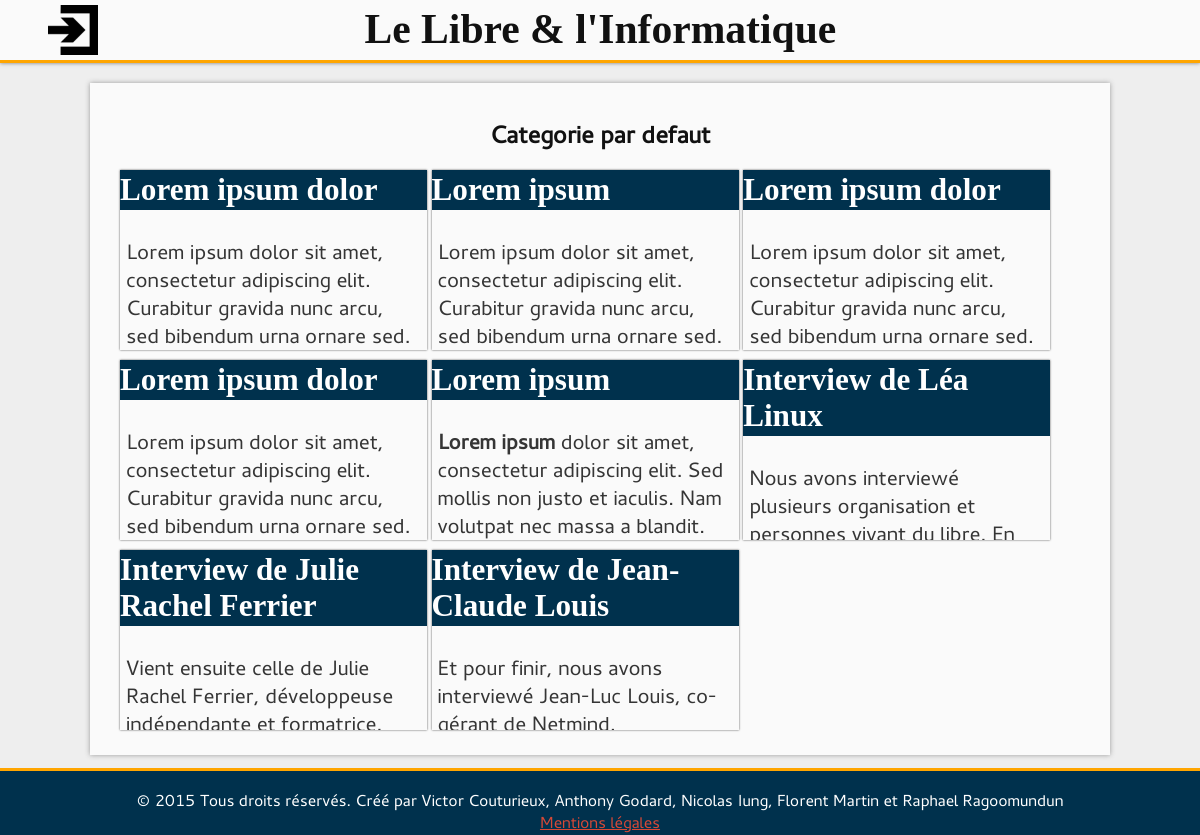
Screenshot of /categorie/?id=1 with the database file from the repository.
### tables this page shows
CREATE TABLE `Categorie` (
  `id_Categorie` int(10) unsigned NOT NULL AUTO_INCREMENT,
  `intitule_Categorie` varchar(255) NOT NULL,
  `description_Categorie` text NOT NULL,
  PRIMARY KEY (`id_Categorie`)
);

CREATE TABLE `Article` (
  `id_Article` int(10) unsigned NOT NULL AUTO_INCREMENT,
  `contenu_Article` text NOT NULL,
  `date_parution_Article` timestamp NOT NULL DEFAULT CURRENT_TIMESTAMP,
  `nom_Article` varchar(255) NOT NULL,
  `Categorie_Article` int(10) unsigned NOT NULL,
  `last_modification_Article` int(10) unsigned NOT NULL,
  `Auteur_Article` int(10) unsigned NOT NULL,
  PRIMARY KEY (`id_Article`,`Categorie_Article`,`last_modification_Article`,`Auteur_Article`),
  KEY `article-categorie-link` (`Categorie_Article`),
  KEY `article-modification-link` (`last_modification_Article`),
  KEY `article-to-author-link` (`Auteur_Article`),
  CONSTRAINT `article-categorie-link` FOREIGN KEY (`Categorie_Article`) REFERENCES `Categorie` (`id_Categorie`),
  CONSTRAINT `article-modification-link` FOREIGN KEY (`last_modification_Article`) REFERENCES `Modification` (`id_Modification`),
  CONSTRAINT `article-to-author-link` FOREIGN KEY (`Auteur_Article`) REFERENCES `Utilisateur` (`id_Utilisateur`)
);

### include/functions.php (called while the page is built, shortened)
<?php
	function connectDB()
	{
		include("config.php");
		$link = new PDO('mysql:host='.$config['mysql']['host'].';port='.$config['mysql']['port'].';dbname='.$config['mysql']['db'].';charset=UTF8;',$config['mysql']['user'],$config['mysql']['password'], array(PDO::ATTR_PERSISTENT=>true));
		return $link;
	}
	function queryDB($req)
	{
		$link = connectDB();
		$que = $link->query($req) or die($req);
		$ret = $que->fetchAll();
		return $ret;
	}

### include/functionCatego.php (called while the page is built, shortened)
<?php
	include_once 'functions.php';
  	function GetCategoryNameByiD($id)
  	{
  		$req = 'SELECT intitule_Categorie
  				FROM Categorie WHERE id_Categorie ='.$id;
  		return queryDB($req)[0]['intitule_Categorie'];
  	}

### include/createTicket.php (called while the page is built, shortened)
<?php
    include_once 'functions.php';
	function getArticleByCategory($id_category)
    {
		$req = 'SELECT id_Article, nom_article, contenu_article
				From Article
				WHERE Categorie_Article = "' . $id_category . '"';
		return queryDB($req);
    }

### include/minArticle.php (the view)
<?php
function displayMinArticle($id, $name, $content, $dir)
{
	$link = $dir . 'article/?id=' . $id;
?>
	<a href="<?php echo $link; ?>" class="pub_link">
		<h2><?php echo $name; ?></h2>
		<p><?php echo html_entity_decode($content); ?></p>
	</a>
<?php
}
?>

### categorie/index.php (shortened to what this page needs)
<?php
include_once('../include/minArticle.php');
include_once('../include/functionCatego.php');
include_once('../include/createTicket.php');
?>
<!DOCTYPE html>
<html lang="fr">
	<head>
		<link rel="stylesheet" href="../style/base.css">
		<link rel="stylesheet" href="../style/minArticle.css">
		<link rel="stylesheet" href="../style/defil.css">
		<link rel="stylesheet" href="../style/categorie.css">
		<link rel="stylesheet" href="../style/input.css">
	</head>
	<body>
		<div id="container">
			<?php require('../include/head.php'); ?>
			<div id="main">
				<section>
				<?php
				if(isset($_GET['id'])):
				$id = htmlentities($_GET['id']);
				$name = GetCategoryNameByiD($id);
				if(!empty($name)):
				?>
				<h1><?php echo $name;?></h1>
				<?php
				$postList = getArticleByCategory($id);
				if(count($postList) < 10)
				{
					$nb = count($postList);
				}else
				{
					$nb = 10;
				}
				for($i = 0; $i < $nb; $i++)
				{
					displayMinArticle($postList[$i]['id_Article'], $postList[$i]['nom_article'], $postList[$i]['contenu_article'], $dir);
				}
				else:
				echo '<p style="text-align:center;">404 cette catégorie n\'éxite pas.</p>';
				http_response_code(404);
				endif;
				else:
				echo '<p style="text-align:center;">Il n\'y a aucune catégorie de sélectionnée.</p>';
				http_response_code(404);
				endif;
				?>
				</section>
			</div>
			<?php
			require('../include/foot.php');
			?>
		</div>
	</body>
</html>

### style/base.css (style rules this page uses)
html, body { font-family: Cantarell, Cantarell_up, sans-serif; color: #353535; margin: 0; height: 100%; background-color: #EEE; }
h1, h2, h3, h4, h5, h6 { color: #111; }
a { color: #D64937; }
#container { min-height: 100%; position: relative; }
#main { padding-bottom: 60px }
section { background-color: #FAFAFA; box-shadow: 0px 0px 5px #999; min-width: 300px; width: 80%; margin: 20px auto; padding: 15px 2.5%; }

### style/minArticle.css (style rules this page uses)
a.pub_link { display: inline-block; min-width: 200px; min-height: 110px; max-height: 180px; width: 100%; margin-bottom: 5px; overflow: hidden; box-shadow: 0 0 2px #555; color: #353535; text-decoration: none; transition: box-shadow 0.15s; }
a.pub_link p { padding: 6px; }
a.pub_link h2 { font-family: serif; background-color: #00314D; margin: 0; color: white; padding: 2px 0; }

### style/defil.css (style rules this page uses)
section h1 { text-align: center; }
a.pub_link { height: 200px; width: 32%; }

### style/categorie.css (style rules this page uses)
section a { text-decoration: none; font-size: 1.3em; }

### rows the page displays
categorie: intitule_Categorie "Categorie par defaut"
article: nom_Article "Lorem ipsum dolor", contenu_Article "Lorem ipsum dolor sit amet, consectetur adipiscing elit. Curabitur gravida nunc arcu, sed bibendum urna ornare sed.…"
article: nom_Article "Lorem ipsum", contenu_Article "Lorem ipsum dolor sit amet, consectetur adipiscing elit. Curabitur gravida nunc arcu, sed bibendum urna ornare sed.…"
article: nom_Article "Lorem ipsum dolor"
article: nom_Article "Lorem ipsum dolor"
article: nom_Article "Lorem ipsum", contenu_Article "Lorem ipsum dolor sit amet, consectetur adipiscing elit. Sed mollis non justo et iaculis. Nam volutpat nec massa a blandit.…"
article: nom_Article "Interview de Léa Linux", contenu_Article "Nous avons interviewé plusieurs organisation et…"
article: nom_Article "Interview de Julie Rachel Ferrier", contenu_Article "Vient ensuite celle de Julie Rachel Ferrier, développeuse…"
article: nom_Article "Interview de Jean-Claude Louis", contenu_Article "Et pour finir, nous avons interviewé Jean-Luc Louis,…"
